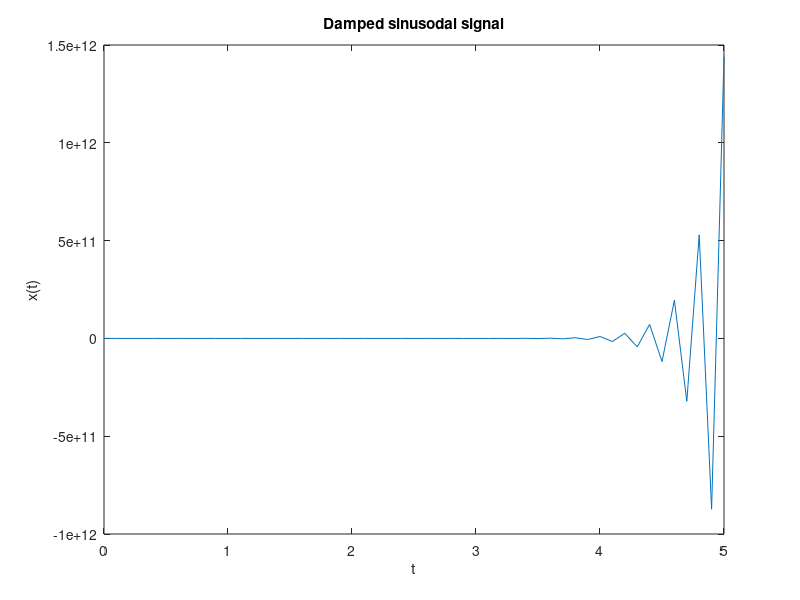

Reproduce this figure in MATLAB.
clc;


%x(t)=Aexp(5t)cos(A*pi*t)
t=0:0.1:5;
x=20*exp(5*t).*cos(50*pi*t);
plot(t,x);
xlabel('t');
ylabel('x(t)');
title('Damped sinusodal signal')